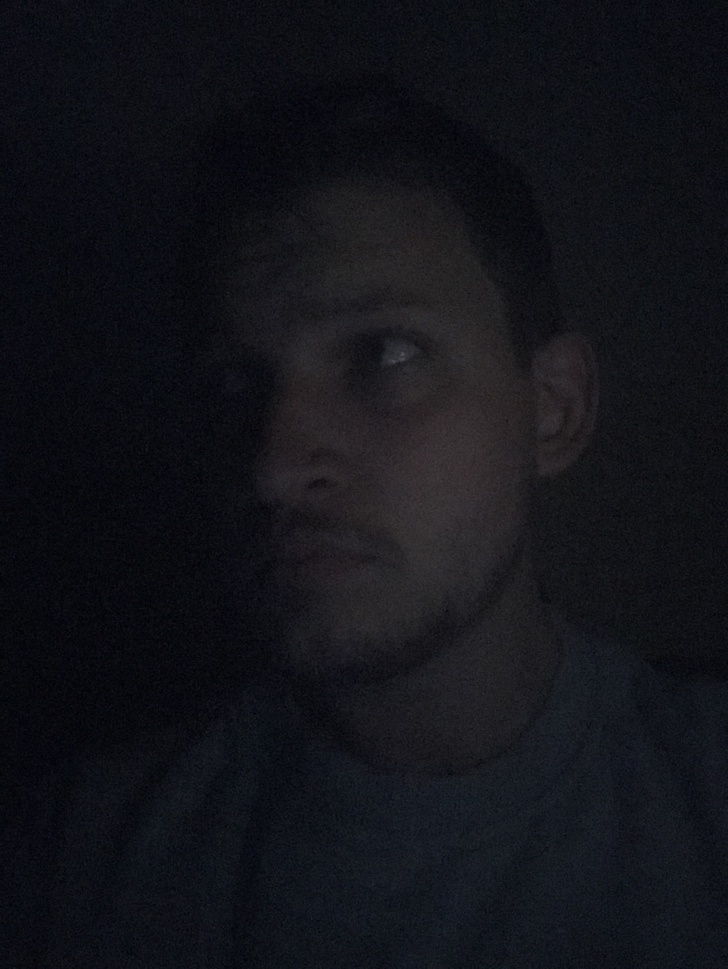
#> input picture identity-verification/module_2/media/single-profile/dani1.jpg, 728 x 969 px, shrunk from 2320 x 3088 before the run; the run also reads 1 picture not shown here
$ jupyter execute --allow-errors '2.4 Improving Face Match Accuracy Example.ipynb'   (shell and % lines are left out)
#> lines starting #> are read from the running program, lines starting #| are printed output that depends on the picture
# Improving face match accuracy with Amazon Rekognition

In this lab we will see how creating collections with multiple profiles of faces leads to better face match accuracy than capturing a single face profile. In real life scenarios, selfies may have poor lighting or camera quality, which can affect face match accuracy. For this reason we encourage our customers to take multiple selfies, which will improve the accuracy.

## Steps

These are the following steps we are going to accomplish:
- **Step 0 - Load libraries**
- **Step 1 - List existing collections**
- **Step 2 - Create collections**
- **Step 3 - Populate collections**
- **Step 4 - Compare faces against both collections**
- **Step 5 - Review results**
- **Step 6 - Clean up resources**

## Step 0 - Load libraries

[cell 1]
import boto3, os, io, glob, cv2
import matplotlib.pyplot as plt
#> (the rest of this cell did not finish here and is left out)

## Step 1 - List existing collections

Before we create new collections, let's have a look if there are any existing collections in our account.

[cell 2]
def list_collections():

    max_results=10

    print('Displaying collections...')
    response=client.list_collections(MaxResults=max_results)
    collection_count=0
    done=False

    while not done:
        collections=response['CollectionIds']

        for collection in collections:
            print (collection)
            collection_count+=1
        if 'NextToken' in response:
            nextToken=response['NextToken']
            response=client.list_collections(NextToken=nextToken,MaxResults=max_results)

        else:
            done=True

    return collection_count

#> (the rest of this cell did not finish here and is left out)

## Step 2 - Create new collections

In this section we will create two collections, in order to compare results when there is a single face in the collection versus multiple faces profiles.

| ⚠️ WARNING: Assign a unique name for your collections inside the quotes in the next cell |
| -- |

[cell 3]
collection_A='' # PROVIDE A UNIQUE NAME FOR COLLECTION A
collection_B='' # PROVIDE A UNIQUE NAME FOR COLLECTION B

[cell 4]
def create_collection(collection_id):
    #Create a collection
    print('Creating collection:' + collection_id)
    try:
        response=client.create_collection(CollectionId=collection_id)
        print('Collection ARN: ' + response['CollectionArn'])
        print('Status code: ' + str(response['StatusCode']))
        print('Done.')
    except Exception as e:
        print(e)

create_collection(collection_A)
create_collection(collection_B)

### Step 2a - Confirm your collections creation.

#> (a cell that did not finish here is left out)

## Step 3 - Populate collections

### Step 3.a - Populate collection A

First we will index a single face into collection A.

[cell 6]
def populate_collection(collection, directory):
    for filename in os.listdir(directory):
        f = os.path.join(directory, filename)
        # checking if it is a file
        if os.path.isfile(f):
            print(f)
            file = open(f, "rb") # opening for [r]eading as [b]inary
            data = file.read()
            response=client.index_faces(CollectionId=collection,
                                Image={'Bytes':data},
                                ExternalImageId=f.split("/")[2],
                                MaxFaces=1,
                                QualityFilter="AUTO",
                                DetectionAttributes=['ALL'])
            print ('Results for ' + f.split("/")[2])
            print('Faces indexed:')
            for faceRecord in response['FaceRecords']:
                print('  Face ID : {}'.format( faceRecord['Face']['FaceId']))
                print('  Location: {}'.format(faceRecord['Face']['BoundingBox']))

            if len(response['UnindexedFaces']) > 0:
                print('Faces not indexed:')
                for unindexed_face in response['UnindexedFaces']:
                    print(' Location: {}'.format(unindexed_face['FaceDetail']['BoundingBox']))
                    print(' Reasons :')
                    for reason in unindexed_face['Reasons']:
                        print('   ' + reason)
            file.close()
    return

[cell 7]
directory_A = 'media/single-profile'

#> (a cell that did not finish here is left out)

[cell 9]
img = cv2.imread("media/single-profile/dani1.jpg")[:,:,::-1]
fig = plt.figure(figsize=(10, 7))
fig.add_subplot(1, 4, 1)
plt.imshow(img)
plt.axis('off')
plt.title("dani1")

### Step 3.b - Populate collection B

Now we will populate B with multiple face profiles. Having multiple images of the same person should improve the face match results.

[cell 10]
directory_B = 'media/multiple-profiles'

#> (a cell that did not finish here is left out)


[cell 12]
fig = plt.figure(figsize=(10, 7))
images = glob.glob("media/multiple-profiles/*.jpg")
for idx, image in enumerate(images):
    img = cv2.imread(image)[:,:,::-1]
    fig.add_subplot(1, len(images), idx+1)
    plt.imshow(img)
    plt.axis('off')
    plt.title(image.split("/")[-1])
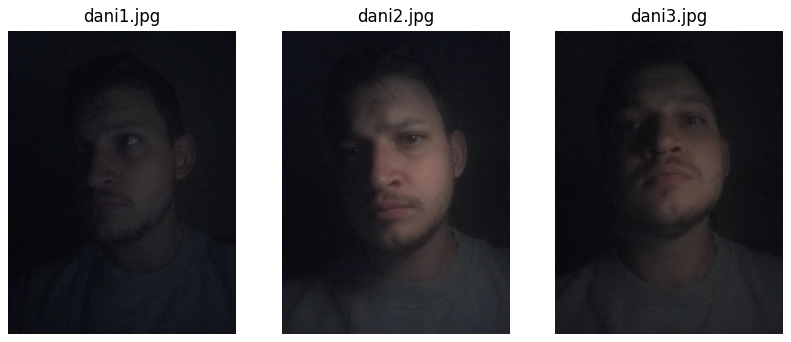
#> figure drawn by matplotlib, 3 panels

## Step 4 - Search faces against both collections

Now we will search the same photo against both collections to compare the similarity confidence.

[cell 13]
file = open("media/test-images/test1.jpg", "rb") # opening for [r]eading as [b]inary
data = file.read()
img = cv2.imread("media/test-images/test1.jpg")[:,:,::-1]
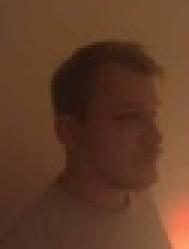
#> input picture identity-verification/module_2/media/test-images/test1.jpg, 63 x 83 px, shrunk from 200 x 266 before the run (shown 3 times larger)
#> img: shape (83, 63, 3)
fig = plt.figure(figsize=(10, 7))
fig.add_subplot(1, 4, 1)
plt.imshow(img)
plt.axis('off')
plt.title("test")
